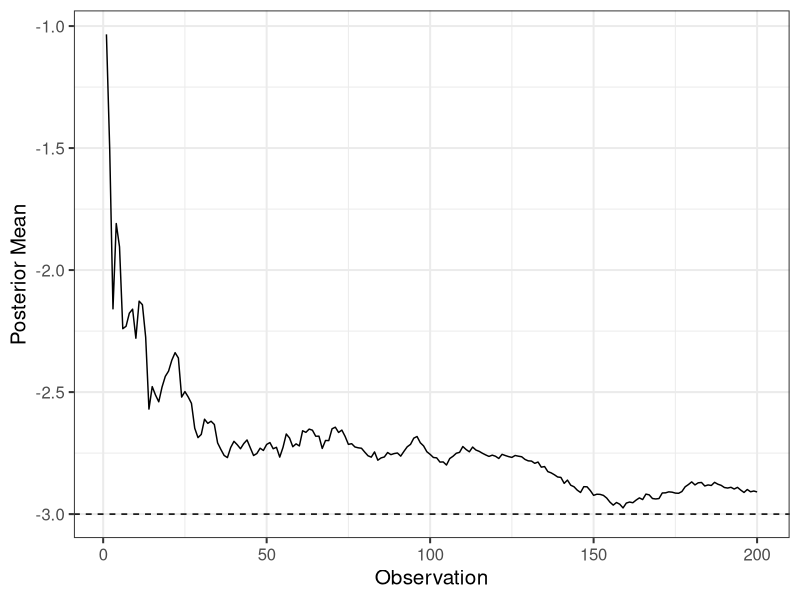
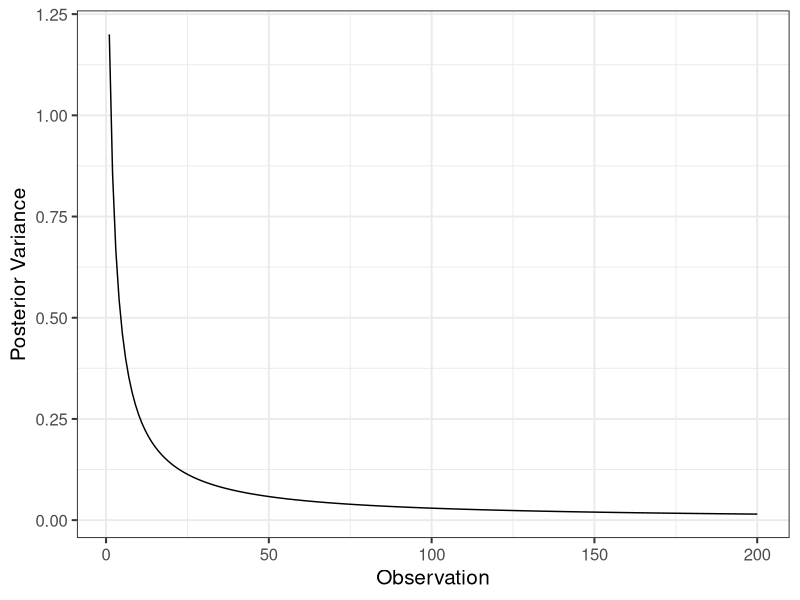
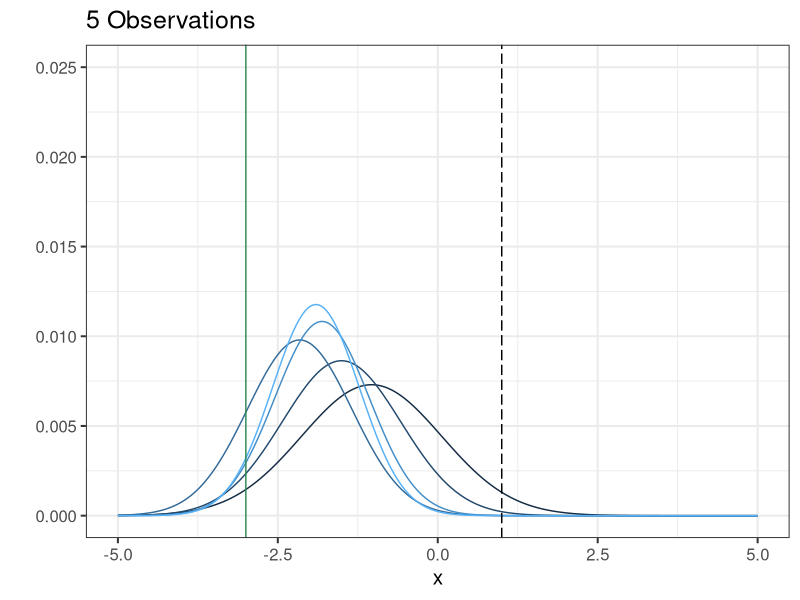
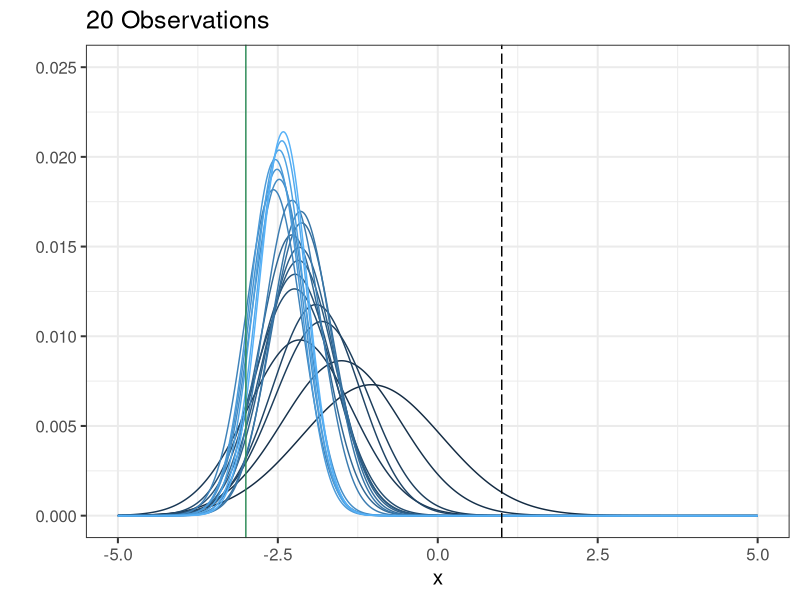
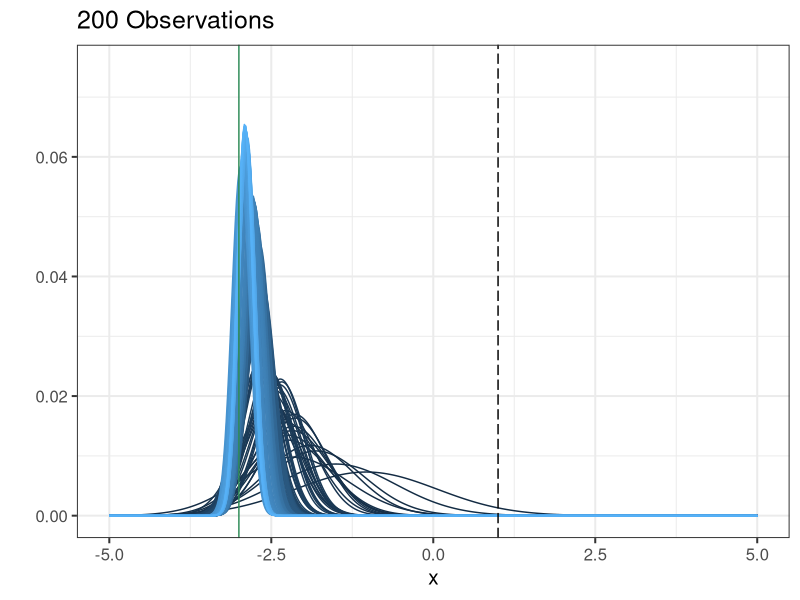
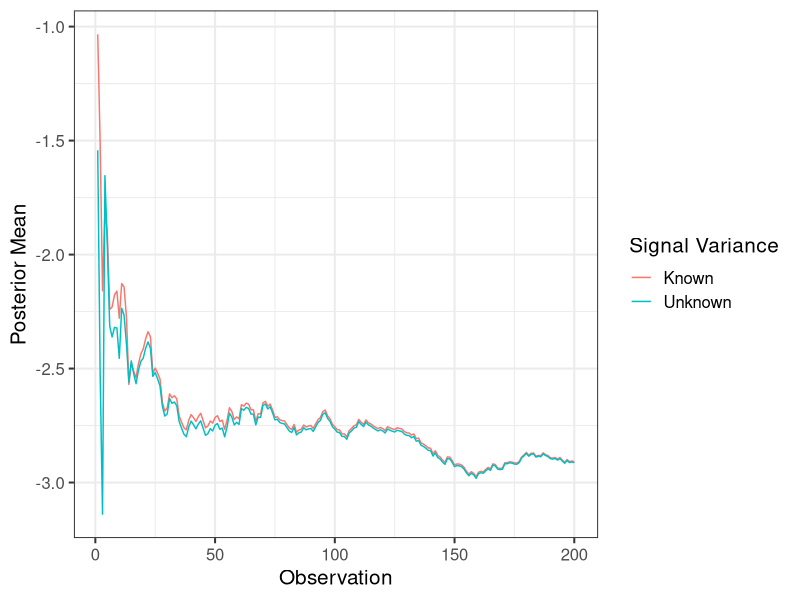
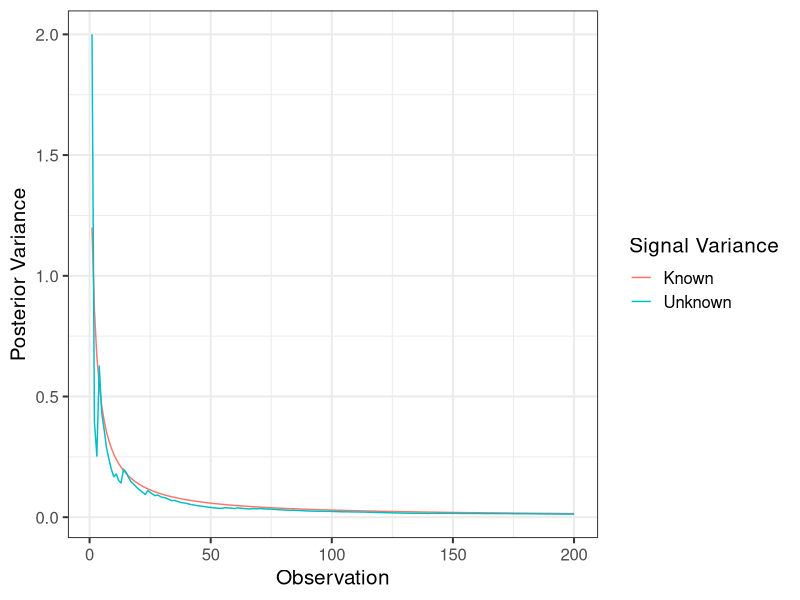

The R script that drew these images, in order:
bayesianUpdating1 = function(mu_0,sigma_0,x,sigma2){
  #Posterior Mean and Variance as a function of the prior mean, prior variance, signals, and true signal variance  
  
  n       = length(x)
  postMu  = (mu_0/sigma2_0+sum(x)/sigma2)/(1/sigma2_0+n/sigma2)
  postVar = 1/(1/sigma2_0+n/sigma2)
  
  t(c(postMu,postVar))
  
}

set.seed(1)
n = 200      # observations
mu_0 = 1     # prior mean
sigma2_0 = 2 # prior variance
mu = -3      # true mean
sigma2 = 3   # signal variance
x = rnorm(n,mu,sqrt(sigma2))

#store the output
out1 = data.frame(postMu=NA,postVar=NA)
for(i in 1:n){
  
  out1[i,1] = (mu_0/sigma2_0+sum(x[1:i])/sigma2)/(1/sigma2_0+i/sigma2) #Posterior Mean
  out1[i,2] = 1/(1/sigma2_0+i/sigma2)                                  #Posterior Variance
  
}

library(ggplot2)
qplot(x=1:n,y=out1[,1],geom="line")+theme_bw(15)+xlab("Observation") + ylab("Posterior Mean") + geom_hline(yintercept = mu,linetype="dashed")
qplot(x=1:n,y=out1[,2],geom="line")+theme_bw(15)+xlab("Observation") + ylab("Posterior Variance")

library(reshape2)
xseq  = seq(-5,5,length.out=500)
denx = apply(out1,1, function(x) dnorm(xseq, mean = x[1], sd = sqrt(x[2])))
denx = t(t(denx)/rowSums(t(denx))) #Proper way to normalize (/colSums won't work as expected)
denx.m = melt(denx)                #Put into long format
denx.m$Var1 = rep(xseq,n)

nsub=5
ggplot(subset(denx.m,Var2 <= nsub),aes(x = Var1, y = value, group = Var2,color=Var2)) + geom_line() + 
  scale_colour_gradient(limits=c(1,nsub))+theme_bw(15)+theme(legend.position="none")+
  geom_vline(xintercept = mu_0,linetype = "longdash") + geom_vline(xintercept = mu,color="sea green") + xlab("x") + ylab("") + ylim(c(0,.025))+ggtitle("5 Observations")

nsub=20
ggplot(subset(denx.m,Var2 <= nsub),aes(x = Var1, y = value, group = Var2,color=Var2)) + geom_line() + 
  scale_colour_gradient(limits=c(1,nsub))+theme_bw(15)+theme(legend.position="none")+
  geom_vline(xintercept = mu_0,linetype = "longdash") + geom_vline(xintercept = mu,color="sea green") + xlab("x") + ylab("") + ylim(c(0,.025))+ggtitle("20 Observations")

nsub=200
ggplot(subset(denx.m,Var2 <= nsub),aes(x = Var1, y = value, group = Var2,color=Var2)) + geom_line() + 
  scale_colour_gradient(limits=c(1,nsub))+theme_bw(15)+theme(legend.position="none")+
  geom_vline(xintercept = mu_0,linetype = "longdash") + geom_vline(xintercept = mu,color="sea green") + xlab("x") + ylab("") + ylim(c(0,.075))+ggtitle("200 Observations")

nx   = length(x)
sumx = sum(x)
ssx  = sum(x^2)

#new signal
sig1  = 2
xpsig = c(x,sig1)

nx   = nx + 1
sumx = sumx + sig1
ssx  = ssx + sig1^2

mean(xpsig);sumx/nx

var(xpsig);(ssx - (sumx*sumx)/nx)/(nx-1)

out2 = data.frame(postMu=NA,postVar=NA)
sumx = 0
ssx  = 0
for(i in 1:n){
  
  sig1 = x[i] #signal
  
  sumx = sumx + sig1
  ssx  = ssx + sig1^2
  xbar = sumx/i
  xvar = (ssx - (sumx*sumx)/i)/(i-1)
  
  if(i==1){
    postMu  = (mu_0 + sig1)/2
    postVar = sigma2_0 
  } else {
    postMu  = (mu_0/sigma2_0+sumx/xvar)/(1/sigma2_0+i/xvar)
    postVar = 1/(1/sigma2_0+i/xvar)
  }
  
  out2[i,1] = postMu
  out2[i,2] = postVar
}

out1$obs = 1:n
out1$cat = "Known"

out2$obs = 1:n
out2$cat = "Unknown"

outSum   = rbind(out1,out2)

ggplot(outSum,aes(x=obs,y=postMu,group=cat,color=cat)) + geom_line() + theme_bw(15) +
  ylab("Posterior Mean") + xlab("Observation") + scale_color_discrete(name="Signal Variance")

ggplot(outSum,aes(x=obs,y=postVar,group=cat,color=cat)) + geom_line() + theme_bw(15) +
  ylab("Posterior Variance") + xlab("Observation") + scale_color_discrete(name="Signal Variance")